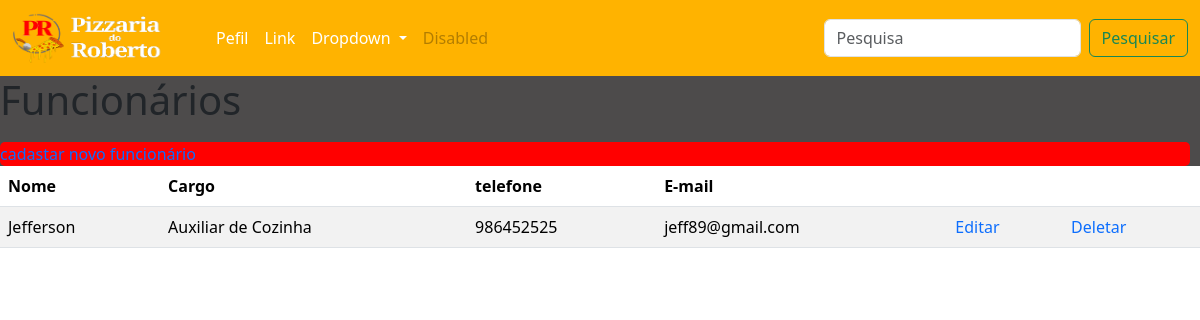
Screenshot of /funcionario/ with the database file from the repository.
### core/models.py (models this page shows, shortened)
class Funcionario(models.Model):
    nome = models.CharField(max_length=100)
    cargo = models.CharField(max_length=50)
    telefone = models.CharField(max_length=20)
    email = models.EmailField()
    senha = models.CharField(max_length=100)

### core/views.py (the view)
# urls.py: path('funcionario/', funcionario, name='funcionario'),
def funcionario(request):
    lista_funcionario = Funcionario.objects.all()
    contexto = {
        'lista_funcionario': lista_funcionario
    }
    return render(request, 'funcionario.html', contexto)

### core/templates/funcionario.html (shortened to what this page needs)
{% extends "bases/base.html" %}
{% block content %}
<h1>Funcionários</h1>
<div class="butao" >
    <a href="{% url 'cadastro_funcionario' %}">cadastar novo funcionário</a>
</div>
<table class="table table-striped">
        <thead>
            <tr>
                <th>Nome</th>
                <th>Cargo</th>
                <th>telefone</th>
                <th>E-mail</th>
                <th></th>
                <th></th>
            </tr>
        </thead>
        <tbody>
            {% for funcionario in lista_funcionario %}
            <tr>
                <td>{{ funcionario.nome }}</td>
                <td>{{ funcionario.cargo }}</td>
                <td>{{ funcionario.telefone }}</td>
                <td>{{ funcionario.email }}</td>
                <td><a href="{% url 'edit_funcionario' funcionario.id %}">Editar</a></td>
                <td><a href="{% url 'del_endereco' funcionario.id %}">Deletar</a></td>
            </tr>
            {% endfor %}
        </tbody>
    </table>
{% endblock %}

### core/static/style.css (style rules this page uses)
body { background-color: black; color: white; }
a { color: white; text-decoration: none !important; }
.butao { background-color: red; color: white; border-radius: 5px; margin-top: 1.5%; border-color: rgb(153, 5, 5); margin-left: auto; margin-right: 10px; }

### rows the page displays
Funcionario: nome "Jefferson", cargo "Auxiliar de Cozinha", telefone "986452525", email "jeff89@gmail.com"
